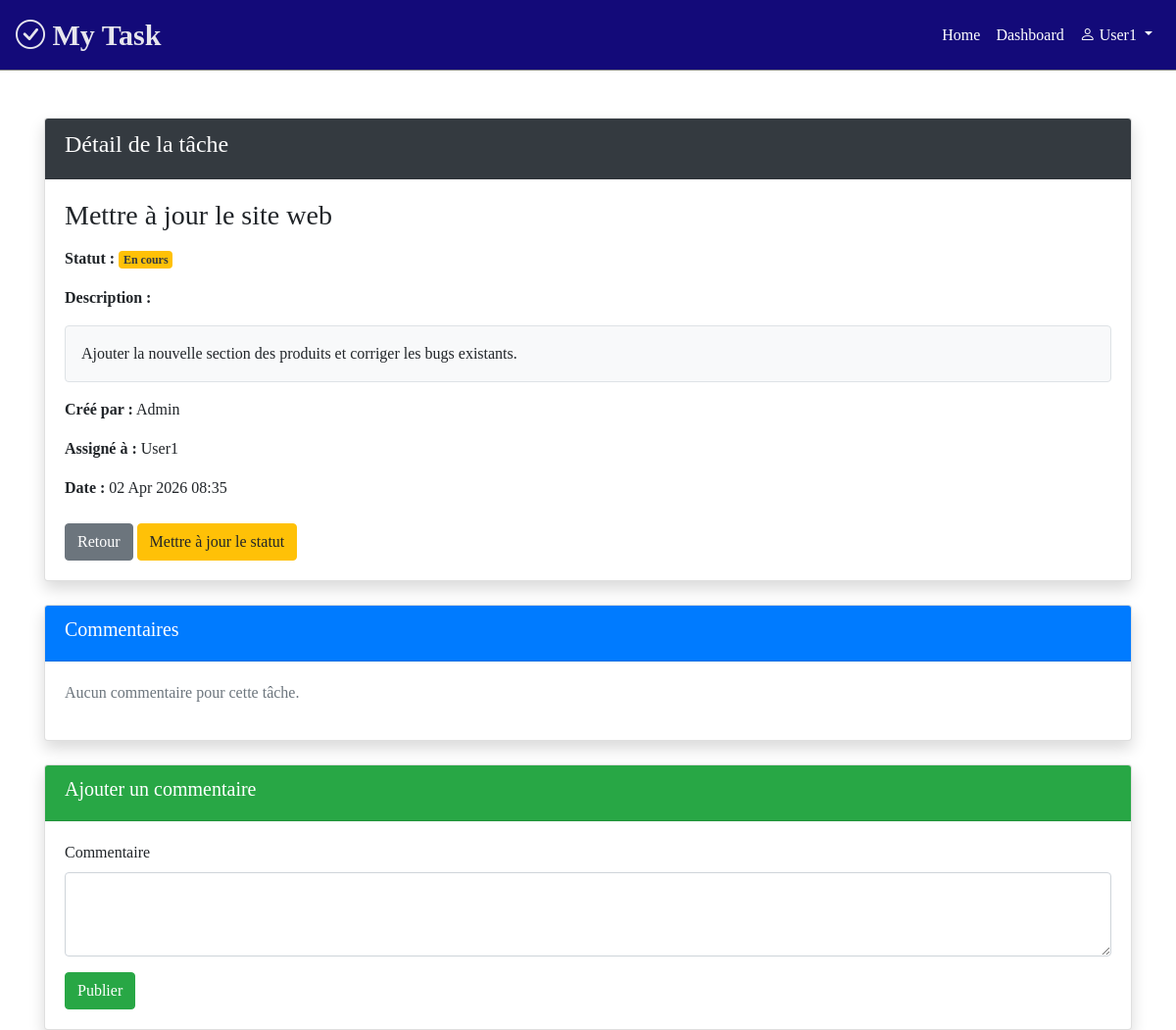
Page /task/14/ (signed in) on the committed database.
### gestion_app/models.py (models this page shows, shortened)
class Task(models.Model):
    STATUS_CHOICES = [
        ('todo', 'À faire'),
        ('in_progress', 'En cours'),
        ('done', 'Terminé'),
    ]
    title = models.CharField(max_length=200)
    description = models.TextField()
    status = models.CharField(max_length=20, choices=STATUS_CHOICES, default='todo')
    created_at = models.DateTimeField(auto_now_add=True)
    created_by = models.ForeignKey(User, on_delete=models.CASCADE, related_name='created_tasks')
    assigned_to = models.ForeignKey(User, on_delete=models.CASCADE, related_name='assigned_tasks')

### gestion_app/views.py (the view, shortened to what this page needs)
# urls.py: path('task/<int:pk>/', views.TaskDetailView.as_view(), name='detail_task'),
class TaskDetailView(LoginRequiredMixin, DetailView):
    model = Task
    template_name = 'task/detail_task.html'
    context_object_name = 'task'
    login_url = 'login'

### gestion_app/templates/task/detail_task.html (shortened to what this page needs)
{% extends 'base.html' %}
{% block content %}
<div class="container mt-5">
    <div class="card shadow">
        <div class="card-header bg-dark text-white">
            <h4>Détail de la tâche</h4>
        </div>
        <div class="card-body">
            <h3 class="mb-3">{{ object.title }}</h3>
            <p>
                <strong>Statut :</strong>
                {% if object.status == 'todo' %}
                    <span class="badge bg-secondary text-white">À faire</span>
                {% elif object.status == 'in_progress' %}
                    <span class="badge bg-warning text-dark">En cours</span>
                {% elif object.status == 'done' %}
                    <span class="badge bg-success text-white">Terminé</span>
                {% endif %}
            </p>
            <p><strong>Description :</strong></p>
            <div class="border p-3 rounded bg-light">
                {{ object.description }}
            </div>
            <div class="mt-3">
                <p><strong>Créé par :</strong> {{ object.created_by }}</p>
                <p><strong>Assigné à :</strong> {{ object.assigned_to }}</p>
                <p><strong>Date :</strong> {{ object.created_at|date:"d M Y H:i" }}</p>
            </div>
            <div class="mt-4">
                {% if object.status == 'done' %}
                <a href="{% url 'list_task' %}" class="btn btn-secondary">Retour</a>
                {% elif object.status == 'in_progress' %}
                    {% if task.assigned_to != request.user %}
                        <a href="{% url 'list_task' %}" class="btn btn-secondary">Retour</a>
                    {% else %}
                        <a href="{% url 'list_task' %}" class="btn btn-secondary">Retour</a>
                        <a href="{% url 'update_status' object.id %}" class="btn btn-warning">Mettre à jour le statut</a>
                    {% endif %}
                {% elif object.status == 'todo' %}
                <a href="{% url 'list_task' %}" class="btn btn-secondary">Retour</a>
                    {% if  object.created_by == request.user %}
                    <a href="{% url 'edit_task' object.id %}" class="btn btn-primary">Modifier</a>
                    {% endif %}
                {% endif %}
            </div>
        </div>
    </div>
    <div class="card shadow mt-4">
        <div class="card-header bg-primary text-white">
            <h5>Commentaires</h5>
        </div>
        <div class="card-body">
            {% if object.comments.all %}
                {% for comment in object.comments.all %}
                    <div class="mb-3 border-bottom pb-2">
                        <p>{{ comment.content }}</p>
                        <small class="text-muted">
                            Par {{ comment.author }} • {{ comment.created_at|date:"d M Y H:i" }}
                        </small>
                    </div>
                    <form method="post" action="{% url 'delete_comment' comment.id %}">
                        {% csrf_token %}
                        <button type="submit" class="btn btn-sm btn-danger"
                            onclick="return confirm('Supprimer ce commentaire ?');">
                            <i class="bi bi-trash"></i>
                        </button>
                    </form>
                {% endfor %}
            {% else %}
                <p class="text-muted">Aucun commentaire pour cette tâche.</p>
            {% endif %}
        </div>
    </div>
    <div class="card shadow mt-4">
        <div class="card-header bg-success text-white">
            <h5>Ajouter un commentaire</h5>
        </div>
        <div class="card-body">
            <form method="post">
                <div class="mb-3">
                    <label class="form-label">Commentaire</label>
                    <textarea name="content" class="form-control" rows="3" required></textarea>
                </div>
                <button type="submit" class="btn btn-success">Publier</button>
            </form>
        </div>
    </div>
</div>
{% endblock %}

### gestion_app/templates/base.html (shortened to what this page needs)
<!doctype html>
<html lang="en">
  <head>
    <link rel="stylesheet" href="https://cdn.jsdelivr.net/npm/bootstrap@4.4.1/dist/css/bootstrap.min.css">
    <link href="https://cdn.jsdelivr.net/npm/bootstrap-icons@1.11.3/font/bootstrap-icons.css" rel="stylesheet">
  </head>
  <body>
        <nav class="navbar navbar-expand-lg navbar-light " style="background-color: rgb(19, 10, 121); border-bottom: 1px solid grey">
        <a class="navbar-brand" href="{% url 'home' %}" style="color: rgba(245, 245, 245, 0.934); font-weight: bold; font-size: 30px;"><i class="bi bi-check-circle"></i> My Task</a>
        <div class="collapse navbar-collapse" id="navbarNavDropdown">
            <ul class="navbar-nav ml-auto">
                {% if user.is_authenticated %}
                <li class="nav-item active">
                    <a class="nav-link" href="{% url 'home' %}" style="color: white;">Home <span class="sr-only">(current)</span></a>
                </li>
                <li class="nav-item">
                    <a class="nav-link" href="{% url 'dashboard' %}" style="color: white;">Dashboard</a>
                </li>
                {% else %}
                <li class="nav-item active">
                    <a class="nav-link" href="{% url 'home' %}" style="color: white;">Home <span class="sr-only">(current)</span></a>
                </li>
                {% endif %}
            </ul>
            <ul class="navbar-nav ">
                <li class="nav-item dropdown">
                    <a class="nav-link dropdown-toggle" href="#" role="button" data-bs-toggle="dropdown" id="userDropdown" aria-expanded="false" style="color: white;">
                        {% if user.is_authenticated %}
                            <i class="bi bi-person"></i> {{ user.username }}
                        {% else %}
                            <i class="bi bi-person"></i>
                        {% endif %}
                    </a>
                </li>
            </ul>
        </div>
        </nav>
    {% block content %}
    {% endblock %}
</html>

### gestion_app/templates/base.html (style rules this page uses)
body { font-family: Cambria, Cochin, Georgia, Times, 'Times New Roman', serif; padding: 0; margin: 0; }
.navbar .dropdown { position: relative; }

### rows in the picture
Task: title "Mettre à jour le site web", description "Ajouter la nouvelle section des produits et corriger les bugs existants.", created_by "Admin", assigned_to "User1", created_at "02 Apr 2026 08:35"

### other values in the picture
{{ user.username }} "User1"
